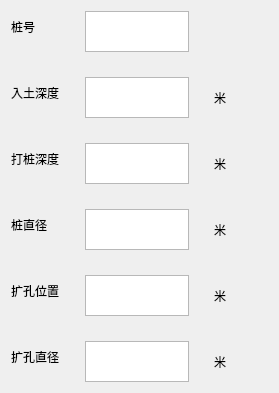
     <widget class="QWidget" name="layoutWidget_2">
      <property name="geometry">
       <rect>
        <x>30</x>
        <y>70</y>
        <width>279</width>
        <height>385</height>
       </rect>
      </property>
      <layout class="QFormLayout" name="formLayout">
       <property name="horizontalSpacing">
        <number>25</number>
       </property>
       <property name="verticalSpacing">
        <number>25</number>
       </property>
       <item row="0" column="0">
        <widget class="QLabel" name="label_zuhao">
         <property name="styleSheet">
          <string notr="true">font: 75 22pt &quot;SimSun&quot;;</string>
         </property>
         <property name="text">
          <string>桩号</string>
         </property>
        </widget>
       </item>
       <item row="0" column="1">
        <widget class="QTextEdit" name="tEdit_zuhao">
         <property name="sizePolicy">
          <sizepolicy hsizetype="Fixed" vsizetype="Fixed">
           <horstretch>0</horstretch>
           <verstretch>0</verstretch>
          </sizepolicy>
         </property>
         <property name="maximumSize">
          <size>
           <width>104</width>
           <height>41</height>
          </size>
         </property>
         <property name="styleSheet">
          <string notr="true">font: 25 18pt &quot;Times New Roman&quot;;</string>
         </property>
        </widget>
       </item>
       <item row="1" column="0">
        <widget class="QLabel" name="label_tushen">
         <property name="styleSheet">
          <string notr="true">font: 75 22pt &quot;SimSun&quot;;</string>
         </property>
         <property name="text">
          <string>入土深度</string>
         </property>
        </widget>
       </item>
       <item row="1" column="1">
        <layout class="QHBoxLayout" name="horizontalLayout">
         <item>
          <widget class="QTextEdit" name="Edit_tushen">
           <property name="sizePolicy">
            <sizepolicy hsizetype="Fixed" vsizetype="Fixed">
             <horstretch>0</horstretch>
             <verstretch>0</verstretch>
            </sizepolicy>
           </property>
           <property name="maximumSize">
            <size>
             <width>104</width>
             <height>41</height>
            </size>
           </property>
           <property name="styleSheet">
            <string notr="true">font: 25 18pt &quot;Times New Roman&quot;;</string>
           </property>
           <property name="html">
            <string>&lt;!DOCTYPE HTML PUBLIC &quot;-//W3C//DTD HTML 4.0//EN&quot; &quot;http://www.w3.org/TR/REC-html40/strict.dtd&quot;&gt;
&lt;html&gt;&lt;head&gt;&lt;meta name=&quot;qrichtext&quot; content=&quot;1&quot; /&gt;&lt;style type=&quot;text/css&quot;&gt;
p, li { white-space: pre-wrap; }
&lt;/style&gt;&lt;/head&gt;&lt;body style=&quot; font-family:'Times New Roman'; font-size:18pt; font-weight:24; font-style:normal;&quot;&gt;
&lt;p style=&quot;-qt-paragraph-type:empty; margin-top:0px; margin-bottom:0px; margin-left:0px; margin-right:0px; -qt-block-indent:0; text-indent:0px; font-family:'Ubuntu'; font-size:11pt; font-weight:400;&quot;&gt;&lt;br /&gt;&lt;/p&gt;&lt;/body&gt;&lt;/html&gt;</string>
           </property>
          </widget>
         </item>
         <item>
          <widget class="QLabel" name="label_zuhao_2">
           <property name="styleSheet">
            <string notr="true">font: 75 18pt &quot;SimSun&quot;;</string>
           </property>
           <property name="text">
            <string>米</string>
           </property>
          </widget>
         </item>
        </layout>
       </item>
       <item row="2" column="0">
        <widget class="QLabel" name="label_zushen">
         <property name="styleSheet">
          <string notr="true">font: 75 22pt &quot;SimSun&quot;;</string>
         </property>
         <property name="text">
          <string>打桩深度</string>
         </property>
        </widget>
       </item>
       <item row="2" column="1">
        <layout class="QHBoxLayout" name="horizontalLayout_2">
         <item>
          <widget class="QTextEdit" name="tEdit_zushen">
           <property name="sizePolicy">
            <sizepolicy hsizetype="Fixed" vsizetype="Fixed">
             <horstretch>0</horstretch>
             <verstretch>0</verstretch>
            </sizepolicy>
           </property>
           <property name="maximumSize">
            <size>
             <width>104</width>
             <height>41</height>
            </size>
           </property>
           <property name="styleSheet">
            <string notr="true">font: 25 18pt &quot;Times New Roman&quot;;</string>
           </property>
          </widget>
         </item>
         <item>
          <widget class="QLabel" name="label_zuhao_3">
           <property name="styleSheet">
            <string notr="true">font: 75 18pt &quot;SimSun&quot;;</string>
           </property>
           <property name="text">
            <string>米</string>
           </property>
          </widget>
         </item>
        </layout>
       </item>
       <item row="3" column="0">
        <widget class="QLabel" name="label_zuzjing">
         <property name="styleSheet">
          <string notr="true">font: 75 22pt &quot;SimSun&quot;;</string>
         </property>
         <property name="text">
          <string>桩直径</string>
         </property>
        </widget>
       </item>
       <item row="3" column="1">
        <layout class="QHBoxLayout" name="horizontalLayout_3">
         <item>
          <widget class="QTextEdit" name="tEdit_zuzhij">
           <property name="sizePolicy">
            <sizepolicy hsizetype="Fixed" vsizetype="Fixed">
             <horstretch>0</horstretch>
             <verstretch>0</verstretch>
            </sizepolicy>
           </property>
           <property name="maximumSize">
            <size>
             <width>104</width>
             <height>41</height>
            </size>
           </property>
           <property name="styleSheet">
            <string notr="true">font: 25 18pt &quot;Times New Roman&quot;;</string>
           </property>
          </widget>
         </item>
         <item>
          <widget class="QLabel" name="label_zuhao_4">
           <property name="styleSheet">
            <string notr="true">font: 75 18pt &quot;SimSun&quot;;</string>
           </property>
           <property name="text">
            <string>米</string>
           </property>
          </widget>
         </item>
        </layout>
       </item>
       <item row="4" column="0">
        <widget class="QLabel" name="label_kowei">
         <property name="styleSheet">
          <string notr="true">font: 75 22pt &quot;SimSun&quot;;</string>
         </property>
         <property name="text">
          <string>扩孔位置</string>
         </property>
        </widget>
       </item>
       <item row="4" column="1">
        <layout class="QHBoxLayout" name="horizontalLayout_4">
         <item>
          <widget class="QTextEdit" name="tEdit_kowei">
           <property name="sizePolicy">
            <sizepolicy hsizetype="Fixed" vsizetype="Fixed">
             <horstretch>0</horstretch>
             <verstretch>0</verstretch>
            </sizepolicy>
           </property>
           <property name="maximumSize">
            <size>
             <width>104</width>
             <height>41</height>
            </size>
           </property>
           <property name="styleSheet">
            <string notr="true">font: 25 18pt &quot;Times New Roman&quot;;</string>
           </property>
          </widget>
         </item>
         <item>
          <widget class="QLabel" name="label_zuhao_5">
           <property name="styleSheet">
            <string notr="true">font: 75 18pt &quot;SimSun&quot;;</string>
           </property>
           <property name="text">
            <string>米</string>
           </property>
          </widget>
         </item>
        </layout>
       </item>
       <item row="5" column="0">
        <widget class="QLabel" name="label_kojing">
         <property name="styleSheet">
          <string notr="true">font: 75 22pt &quot;SimSun&quot;;</string>
         </property>
         <property name="text">
          <string>扩孔直径</string>
         </property>
        </widget>
       </item>
       <item row="5" column="1">
        <layout class="QHBoxLayout" name="horizontalLayout_5">
         <item>
          <widget class="QTextEdit" name="tEdit_kozhij">
           <property name="sizePolicy">
            <sizepolicy hsizetype="Fixed" vsizetype="Fixed">
             <horstretch>0</horstretch>
             <verstretch>0</verstretch>
            </sizepolicy>
           </property>
           <property name="maximumSize">
            <size>
             <width>104</width>
             <height>41</height>
            </size>
           </property>
           <property name="styleSheet">
            <string notr="true">font: 25 18pt &quot;Times New Roman&quot;;</string>
           </property>
          </widget>
         </item>
         <item>
          <widget class="QLabel" name="label_zuhao_6">
           <property name="styleSheet">
            <string notr="true">font: 75 18pt &quot;SimSun&quot;;</string>
           </property>
           <property name="text">
            <string>米</string>
           </property>
          </widget>
         </item>
        </layout>
       </item>
      </layout>
     </widget>
